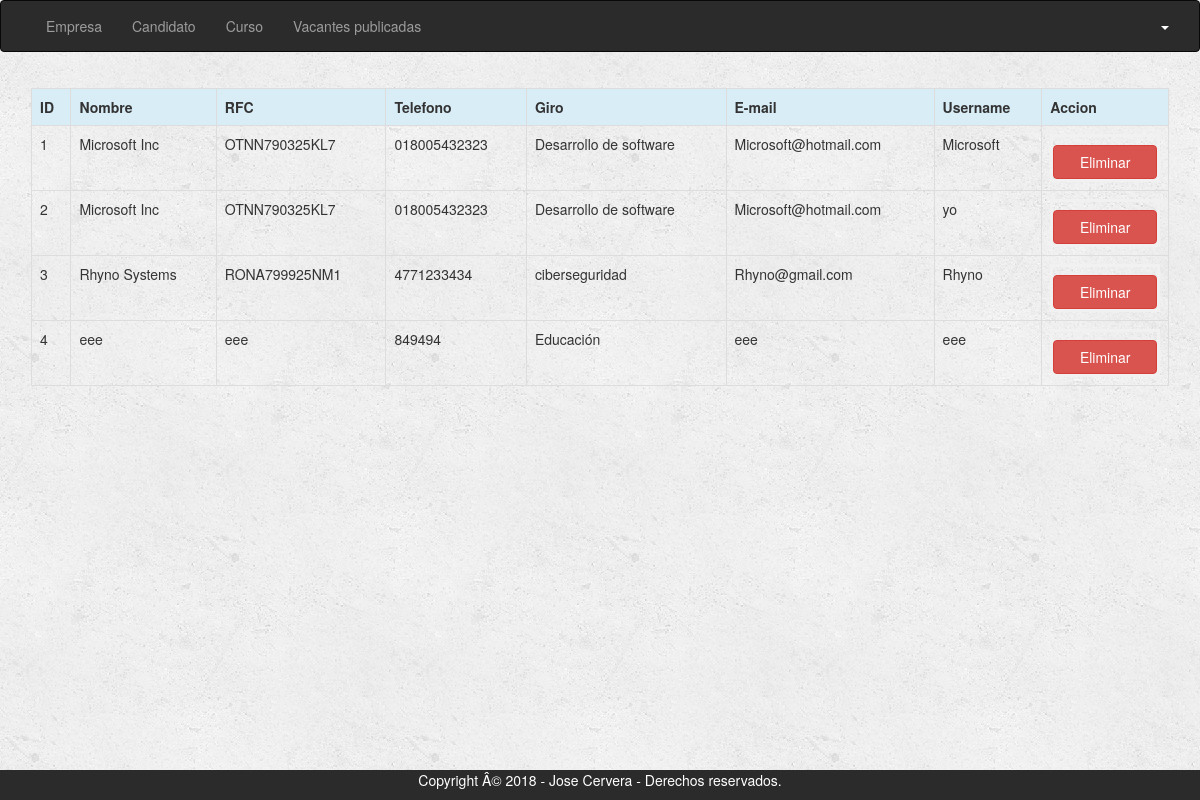
Page /Vista/AdminEmpresa.php on the committed database.
### tables this page shows
CREATE TABLE IF NOT EXISTS `tbl_empresa` (
  `id_empresa` int(11) NOT NULL AUTO_INCREMENT COMMENT 'Identificador de empresa',
  `emp_nombre` varchar(100) NOT NULL COMMENT 'Nombre de la empresa',
  `emp_rfc` varchar(100) NOT NULL COMMENT 'RFC de la empresa',
  `emp_direccion` varchar(100) NOT NULL COMMENT 'Dirección de la empresa',
  `emp_ciudad` varchar(50) NOT NULL COMMENT 'Ciudad de la empresa',
  `emp_telefono` varchar(100) NOT NULL COMMENT 'Teléfono de la empresa',
  `emp_giroEmpresarial` varchar(60) NOT NULL COMMENT 'Giro empresarial de la empresa',
  `emp_descripcion` varchar(350) NOT NULL COMMENT 'Descrpción de la empresa',
  `emp_email` varchar(100) NOT NULL COMMENT 'Correo electronico de la empresa',
  `emp_username` varchar(100) NOT NULL COMMENT 'username para entrar al sistema',
  `emp_contrasena` varchar(100) NOT NULL COMMENT 'Contraseña de la empresa',
  `usr_tipo` varchar(30) NOT NULL COMMENT 'tipo de usuario',
  PRIMARY KEY (`id_empresa`)
);

### Vista/AdminEmpresa.php (the view, shortened to what this page needs)
<?php
include('../Modelo/ConexionBD.php');
?>
<!DOCTYPE html>
<html>
<head>
     <link href="../css/bootstrap.min.css" rel="stylesheet">
  	 <link href="../css/EstiloRegistroEmpresa.css" rel="stylesheet">
</head>
<body>
 <div class="">
      <header>
        <nav class="navbar navbar-default navbar-inverse">
          <div class="container-fluid">
            <div class="collapse navbar-collapse" id="navbar-1">
              <ul class="nav navbar-nav">
                <li><a href=#>Empresa</a></li>
                            <li><a href=#>Candidato</a></li>
                            <li><a href=#>Curso</a></li>
                            <li><a href=#>Vacantes publicadas</a></li>
              </ul>
              <ul class="nav navbar-nav navbar-right">
                            <li class="dropdown">
                                <a href="#" class="dropdown-toggle" data-toggle="dropdown" role="button">  <?php echo "{$_SESSION["usuarioAdmin"]}"; ?> <span class="caret"></span>
                                </a>
                            </li>
              </ul>
            </div>
          </div>
        </nav>
      </header>
    </div>
<div class="container">
<table class="table table-bordered">
            <tr class="bg-info">
            <th>ID</th><th>Nombre</th><th>RFC</th><th>Telefono</th><th>Giro</th><th>E-mail</th><th>Username</th><th colspan="3">Accion</th>
            </tr>
<?php
 $ps = "SELECT * FROM tbl_empresa";
 $rs = mysqli_query($conexion,$ps);
 while($row = mysqli_fetch_array($rs)){
?>
            <tr>
                <td><?php echo $row['id_empresa'] ?></td>
                <td><?php echo $row['emp_nombre'] ?></td>
                <td><?php echo $row['emp_rfc'] ?></td>
                <td><?php echo $row['emp_telefono'] ?></td>
                <td><?php echo $row['emp_giroEmpresarial'] ?></td>
                <td><?php echo $row['emp_email'] ?></td>
                 <td><?php echo $row['emp_username'] ?></td>
                <td>
                <form action="../Controlador/Administrador/crudAdministrador.php" method="post">
                <button type="submit" name="btnEliminarEmpresa" class="btn btn-danger">Eliminar</button>
                </form>
                </td>
            </tr>
            <?php } ?>
    </table>
</div>
  <br>
  <br>
  <br>
<div class="footer">
  <p>Copyright Â© 2018 - Jose Cervera - Derechos reservados.</p>
</div>
</body>
</html>

### css/EstiloRegistroEmpresa.css (style rules this page uses)
body { background-image: url("../imagenes/back.png") }
.dropdown-toggle:link, .dropdown-toggle:visited { color: white !important; }
.navbar { background-color: #2b2b2b; }
form { border: 3px solid #f1f1f1; }
button { background-color: #4CAF50; color: white; padding: 14px 20px; margin: 8px 0; border: none; cursor: pointer; width: 100%; }
.container { padding: 16px; }
.footer { position: fixed; left: 0; bottom: 0; width: 100%; background-color: #2b2b2b; color: white; text-align: center; }

### rows in the picture
tbl_empresa: id_empresa "1", emp_nombre "Microsoft Inc", emp_rfc "OTNN790325KL7", emp_telefono "018005432323", emp_giroEmpresarial "Desarrollo de software", emp_email "Microsoft@hotmail.com", emp_username "Microsoft"
tbl_empresa: id_empresa "2", emp_nombre "Microsoft Inc", emp_rfc "OTNN790325KL7", emp_telefono "018005432323", emp_giroEmpresarial "Desarrollo de software", emp_email "Microsoft@hotmail.com", emp_username "yo"
tbl_empresa: id_empresa "3", emp_nombre "Rhyno Systems", emp_rfc "RONA799925NM1", emp_telefono "4771233434", emp_giroEmpresarial "ciberseguridad", emp_email "Rhyno@gmail.com", emp_username "Rhyno"
tbl_empresa: id_empresa "4", emp_nombre "eee", emp_rfc "eee", emp_telefono "849494", emp_giroEmpresarial "Educación", emp_email "eee", emp_username "eee"
